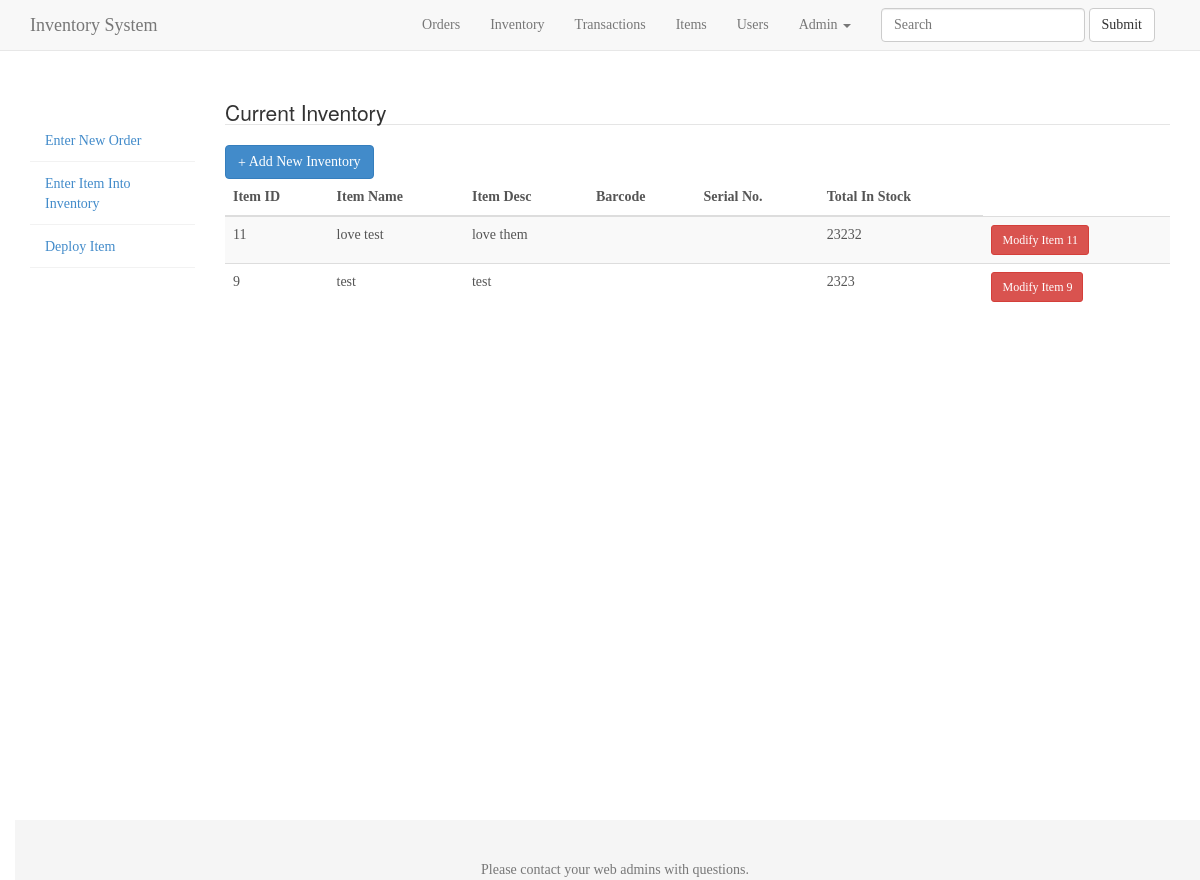
The app's page /main/inventory.php with its own data.
### tables this page shows
CREATE TABLE IF NOT EXISTS `inventory` (
`item_id` int(50) NOT NULL,
  `item_name` varchar(50) DEFAULT NULL,
  `item_desc` varchar(100) DEFAULT NULL,
  `barcode` varchar(50) NOT NULL,
  `serial` varchar(50) DEFAULT NULL,
  `instock` int(20) DEFAULT '0'
);

### libraries/Database.php (called while the page is built, shortened)
<?php
class Database{
	public $host = DB_HOST;
	public $username = DB_USER;
	public $password = DB_PASS;
	public $db_name = DB_NAME;
	public $link;
	private function connect(){
		$this->link = new mysqli($this->host, $this->username, $this->password, $this->db_name);
	}
	public function select($query){
		$result = $this->link->query($query) or die($this->link->error.__LINE__);
		if($result->num_rows > 0){
			return $result;
		} else{
			return false;
		}
	}
}

### main/inventory.php (the view)
<?php include '../includes/header.php' ?>
<?php
  $db = new Database();
  if(isset($_GET['inventory'])){
      $inventory = $_GET['inventory'];
      $query = "SELECT * FROM inventory WHERE inventory = ".$inventory . " ORDER BY id DESC";
      $posts = $db->select($query);
    } else{
      $query = "SELECT * FROM inventory WHERE instock >= 1
                ORDER by item_id DESC";
      $inventory = $db->select($query);
    }
?>
		<h1><legend>Current Inventory</legend></h1>
      <button type="submit" onclick="window.location.href='../action/addInventory.php'" class="btn btn-primary">
        <span class="glyphicon glyphicon-plus"></span>  Add New Inventory
      </button>
		<table summary="inventory"class="table table-striped">
  		<thead>
  			<th>Item ID</th>
  			<th>Item Name</th>
  			<th>Item Desc</th>
  			<th>Barcode</th>
  			<th>Serial No.</th>
        <th>Total In Stock</th>
  		</thead>
	<?php if($inventory) : ?>
	  <?php while($row = $inventory->fetch_assoc()) : ?>
	  		<tr>
	  			<td><?php echo $row['item_id'] ; ?></td>
	  			<td><?php echo $row['item_name'] ; ?></td>
	  			<td><?php echo $row['item_desc'] ; ?></td>
	  			<td><?php echo $row['barcode'] ; ?></td>
	  			<td><?php echo $row['serial'] ; ?></td>
          <td><?php echo $row['instock'] ; ?></td>
	  			<td><button onclick="window.location.href='../action/editInventory.php?item_id=<?php echo urlencode($row['item_id']); ?>'" class="btn btn-sm  btn-danger">Modify Item <?php echo $row['item_id'] ; ?></button></td>
	  		</tr>
	<?php endwhile; ?>
	  		</table>
	<?php else : ?>
	  <p>There are no inventory yet</p>
	<?php endif; ?>
<?php include '../includes/footer.php' ?>

### css/styles.css (style rules this page uses)
body { font-family: Georgia, "Times New Roman", Times, serif; color: #555; }
h1, .h1, h2, .h2, h3, .h3, h4, .h4, h5, .h5, h6, .h6 { margin-top: 0; font-family: "Helvetica Neue", Helvetica, Arial, sans-serif; font-weight: normal; color: #333; }

### css/stickyfooter.css (style rules this page uses)
html { position: relative; min-height: 100%; }
body { margin-bottom: 60px; }

### records on screen
inventory: item_id "11", item_name "love test", item_desc "love them", instock "23232"
inventory: item_id "9", item_name "test", item_desc "test", instock "2323"
